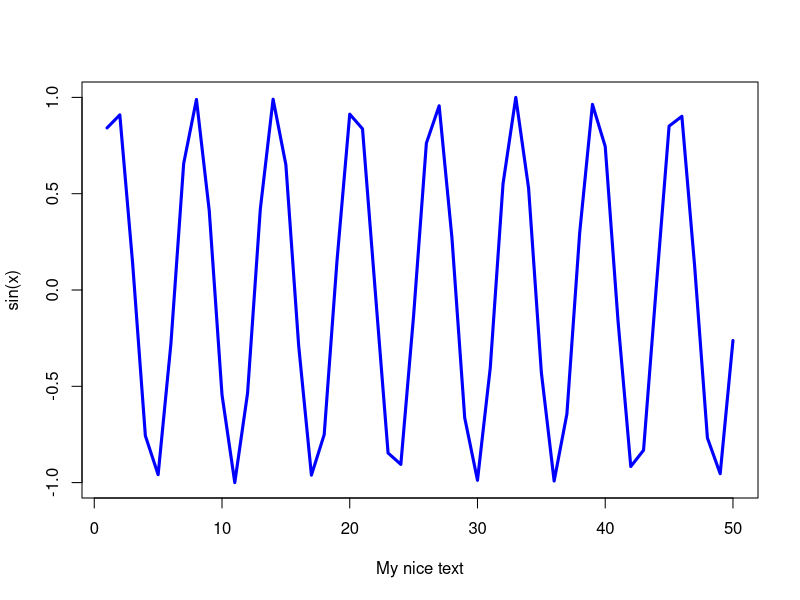

Here is the R script that generated this plot:
#' ---
#' title: "Data Visualization"
#' output: github_document
#' ---

x <- 1:50
plot(x, sin(x), type = 'l', col = 'blue', lwd = 3,
     xlab = 'My nice text')
